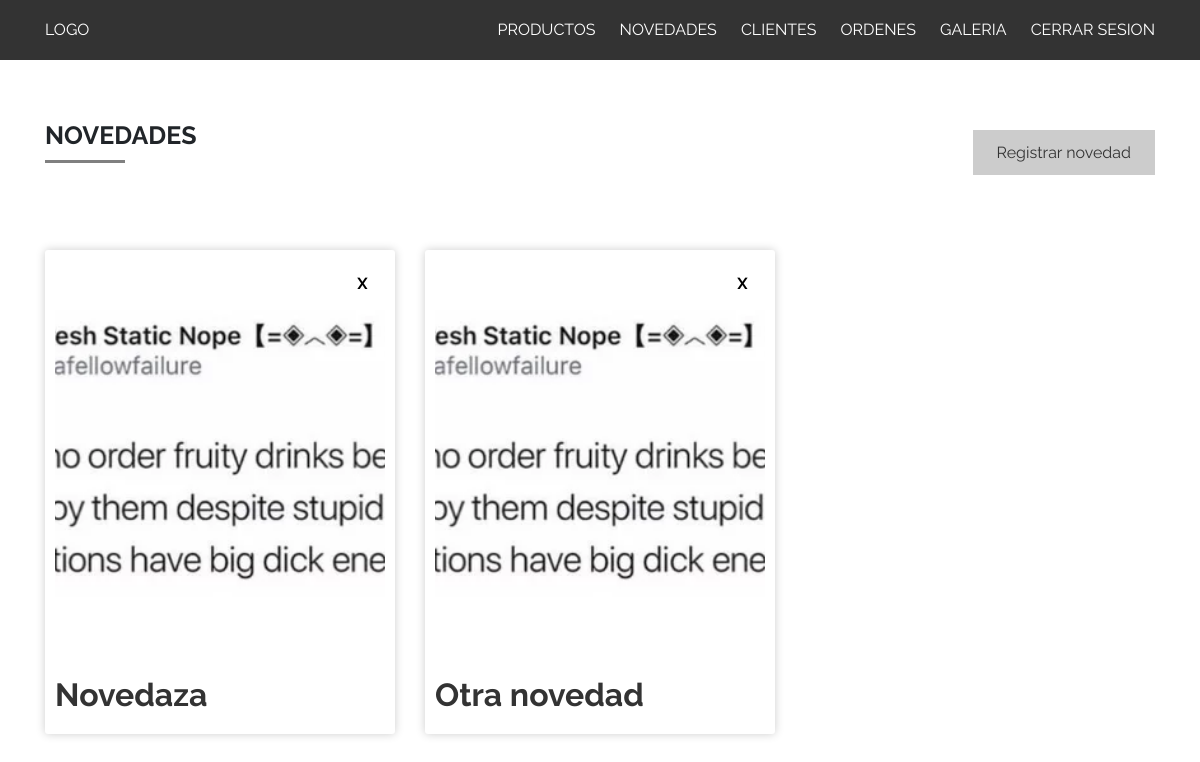
Page /app/admin/novedades.php on the committed database.
### tables this page shows
CREATE TABLE `novedades` (
  `id` int(11) NOT NULL,
  `titulo` text,
  `subtitulo` text,
  `descripcion` text,
  `imagen` text
);

### app/funciones-generales.php (called while the page is built, shortened)
<?php
  function get_archivo( $tipo ){
    $bd = mysqli_connect("db","root","root", "main");
    $sql = "SELECT * FROM $tipo";
    $result = $bd->query($sql);
    return $result;
  }
?>

### app/admin/novedades.php (the view, shortened to what this page needs)
<?php
  include('estructura/cabecera.php');
?>
<main class="admin-page registrar-producto-page">
  <div class="container">
    <div class="cabecera cabecera-productos row">
      <div class="col-12 col-md-6">
        <h1> Novedades </h1>
      </div>
      <div class="col-12 col-md-6 alinear-derecha alinear-derecha--nosm">
        <a  href="/admin/registrar_novedad.php" class="boton"> Registrar novedad </a>
      </div>
    </div>
    <section class="archive-productos">
      <div class="row">
        <?php
          $result = get_archivo("novedades");
          if ($result->num_rows > 0) :
            while($novedad = $result->fetch_assoc()) :
        ?>
          <div class="col-12 col-sm-6 col-lg-4">
            <article class="tarjeta tarjeta-producto">
              <a class="link-producto"
                  href="/admin/editar-novedad.php?id=<?php echo $novedad['id'] ?>">
                  <div class="imagen"
                  style="background-image:url(../<?php echo $novedad['imagen'] ?>)"></div>
                <h2>
                  <?php echo $novedad['titulo']; ?>
                </h2>
              </a>
              <a class="eliminar" href="/admin/eliminar.php?s=novedades&id=<?php echo $novedad['id'] ?>"> X </a>
            </article>
          </div>
        <?php
            endwhile;
          endif;
        ?>
      </div>
    </section>
  </div>
</main>
<?php
  include('estructura/pie.php');
?>

### app/css/estilos.css (style rules this page uses)
body, html { height: 100%; width: 100%; }
body { margin: 0; }
* { box-sizing: border-box; font-family: "Raleway"; }
main { padding: 60px 0px; }
.alinear-derecha { display: block; width: 100%; text-align: right; }
.alinear-derecha *:last-child { margin-right: 0px; }
.boton { appearance: none; -webkit-appearance: none; -o-appearance: none; -moz-appearance: none; background-color: transparent; border: 0px solid transparent; color: #333; display: inline-block; background-color: #ccc; padding: 0.7em 1.5em 0.6em; margin: 10px; }
.tarjeta { position: relative; width: 100%; height: 100%; }
.tarjeta .eliminar { position: absolute; top: 20px; right: 20px; text-align: center; color: black; font-weight: bold; -webkit-border-radius: 50%; -moz-border-radius: 50%; border-radius: 50%; display: block; width: 25px; height: 25px; background-color: white; padding-top: 2px; }
.tarjeta-producto { position: relative; width: 100%; height: 100%; }
.tarjeta-producto .link-producto { padding: 10px 10px 20px; background-color: white; -webkit-border-radius: 3px; -moz-border-radius: 3px; border-radius: 3px; box-shadow: 0px 0px 10px rgba(0, 0, 0, 0.2); display: block; width: 100%; position: relative; color: #333; -webkit-transition: all 0.5s ease; -moz-transition: all 0.5s ease; -o-transition: all 0.5s ease; transition: all 0.5s ease; margin-bottom: 40px; }
.tarjeta-producto .link-producto .imagen { background-position: center center; background-size: cover; background-repeat: no-repeat; width: 100%; padding: 60% 0; }
.tarjeta-producto .link-producto h2, .tarjeta-producto .link-producto span { z-index: 1; margin-bottom: 0px; }
.tarjeta-producto .link-producto h2 { margin-top: 20px; font-weight: bold; }
.cabecera-productos { margin-bottom: 50px; }
a { position: relative; text-decoration: none; color: #000; }
h1 { font-size: 25px; text-transform: uppercase; font-weight: bold; margin-bottom: 1.5em; position: relative; padding-bottom: 0.5em; }
h1:after { content: ""; display: block; width: 80px; height: 3px; background-color: gray; position: absolute; bottom: 0px; left: 0px; }

### rows in the picture
novedades: imagen (picture), titulo "Novedaza"
novedades: imagen (picture), titulo "Otra novedad"
